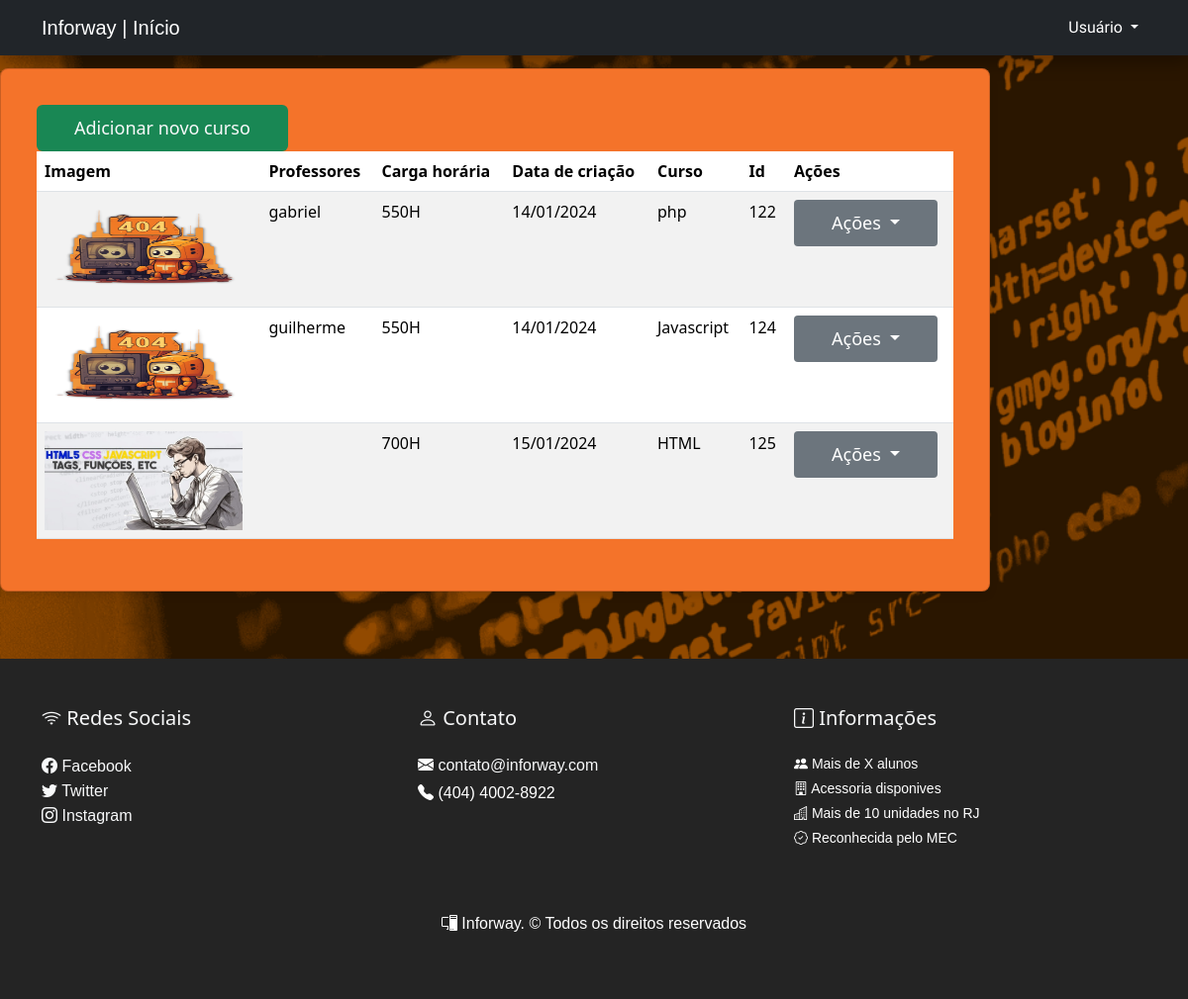
The app's page /admin/courses.php (signed in) with its own data.
### tables this page shows
CREATE TABLE `courses` (
  `course_id` int(11) NOT NULL,
  `name_course` varchar(255) NOT NULL,
  `time_course` varchar(255) NOT NULL,
  `created_course` timestamp NOT NULL DEFAULT current_timestamp(),
  `description` text NOT NULL,
  `image_course` varchar(255) NOT NULL,
  `price` varchar(255) NOT NULL
);

### admin/courses.php (the view, shortened to what this page needs)
<?php
include_once('../components/admin/header.php');
$connection = connectDatabase();
$courses = array();
$teachers = array();
if ($_SESSION['user_level'] == "admin") {
  $query_courses = "SELECT * FROM courses";
  $result_courses = mysqli_query($connection, $query_courses);
  if (mysqli_num_rows($result_courses) > 0) {
    $courses = mysqli_fetch_all($result_courses, MYSQLI_ASSOC);
    $query_teachers = "SELECT * FROM teachers";
    $result_teachers = mysqli_query($connection, $query_teachers);
    if (mysqli_num_rows($result_teachers) > 0) {
      $teachers = mysqli_fetch_all($result_teachers, MYSQLI_ASSOC);
    } else {
      header("Location: ../erro404.php");
    }
  }
}
$query_users = "SELECT * FROM users";
$result_users = mysqli_query($connection, $query_users);
if (mysqli_num_rows($result_users) > 0) {
  $users = mysqli_fetch_all($result_users, MYSQLI_ASSOC);
}
?>
<section class="col-md-9">
  <div class="card">
    <div class="card-body">
      <table class="table table-hover table-striped">
        <thead>
          <tr>
            <th>Imagem</th>
            <th>Professores</th>
            <th>Carga horária</th>
            <th>Data de criação</th>
            <th>Curso</th>
            <th>Id</th>
            <th>Ações</th>
          </tr>
        </thead>
        <tbody>
          <?php foreach ($courses as $course) : ?>
            <tr class="button-list" onclick="redirectPage('<?php echo $course['course_id']; ?>')">
              <td><img src="<?php echo "../" . $course['image_course']; ?>"  width="200" height="100" onerror="substituirImagem(this)"></td>
              <?php
              $teacherNames = array();
              foreach ($teachers as $teacher) {
                if ($course['course_id'] == $teacher['course_id']) {
                  foreach ($users as $user) {
                    if ($teacher['user_id'] == $user['user_id']) {
                      $teacherNames[] = $user['user_name'];
                    }
                  }
                }
              }
              ?>
              <td><?php echo implode(', ', $teacherNames); ?></td>
              <td><?php echo $course['time_course'] . "H" ?></td>
              <td><?php echo date('d/m/Y', strtotime($course['created_course'])); ?></td>
              <td><?php echo $course['name_course'] ?></td>
              <td><?php echo $course['course_id'] ?></td>
              <td>
  <div class="dropdown">
    <button class="btn btn-sm btn-secondary dropdown-toggle" type="button" data-bs-toggle="dropdown" aria-expanded="false" onclick="handleButtonClick(event)">
      Ações
    </button>
  </div>
</td>
            </tr>
          <?php endforeach; ?>
          <a href="../admin/create_course.php" class="btn btn-success my-2 my-sm-0 text-light">Adicionar novo curso</a>
        </tbody>
      </table>
    </div>
  </div>
</section>
<?php
include_once('../components/admin/footer.php');
?>

### components/admin/header.php (shortened to what this page needs)
<!DOCTYPE html>
<html lang="pt-BR">
<head>
  <link href="https://cdn.jsdelivr.net/npm/bootstrap@5.3.2/dist/css/bootstrap.min.css" rel="stylesheet">
  <link rel="stylesheet" href="https://cdn.jsdelivr.net/npm/bootstrap-icons@1.11.2/font/bootstrap-icons.min.css">
  <link rel="stylesheet" href="../src/inforway.css">
</head>
<nav class="navbar navbar-expand-lg navbar-dark bg-dark">
    <div class="container">
        <a class="navbar-brand" href="../index.php">
            Inforway | Início
        </a>
        <div class="collapse navbar-collapse" id="navbarNav">
            <ul class="navbar-nav ms-auto">
                <li class="nav-item dropdown">
                    <a class="nav-link dropdown-toggle" href="#" role="button" data-bs-toggle="dropdown" aria-expanded="false">
                        <i class="fas fa-user"></i> <?= $_SESSION['user_name'] ?? 'Usuário' ?>
                    </a>
                </li>
            </ul>
        </div>
    </div>
</nav>
<body>

### components/admin/footer.php (shortened to what this page needs)
<footer class="text-light py-5 mt-5 bg-custom">
    <div class="container">
        <div class="row">
            <div class="col-md-4">
                <h5 class="mb-4"><i class="bi bi-wifi"></i> Redes Sociais</h5>
                <ul class="list-unstyled">
                    <li><a href="#" class="text-light"> <i class="bi bi-facebook"></i> Facebook</a></li>
                    <li><a href="#" class="text-light"> <i class="bi bi-twitter"></i> Twitter</a></li>
                    <li><a href="#" class="text-light"> <i class="bi bi-instagram"></i> Instagram</a></li>
                </ul>
            </div>
            <div class="col-md-4">
                <h5 class="mb-4"><i class="bi bi-person"></i> Contato</h5>
                <p class="mb-1"><i class="bi bi-envelope-fill"></i> <a href="mailto:contato@inforway.com" class="text-light">contato@inforway.com</a></p>
                <p><i class="bi bi-telephone-fill"></i> (404) 4002-8922</p>
            </div>
            <div class="col-md-4">
                <h5 class="mb-4"><i class="bi bi-info-square"></i> Informações</h5>
                <p class="small mb-1"><i class="fas fa-users"></i><i class="bi bi-people-fill"></i> Mais de X alunos</p>
                <p class="small mb-1"><i class="fas fa-utensils"></i><i class="bi bi-building"></i> Acessoria disponives</p>
                <p class="small mb-1"><i class="far fa-bookmark"></i><i class="bi bi-buildings"></i> Mais de 10 unidades no RJ</p>
                <p class="small"><i class="far fa-bookmark"></i><i class="bi bi-patch-check"></i> Reconhecida pelo MEC</p>
            </div>
        </div>
<footer class="mt-5 mb-2">
    <div class="footer">
    <p class="text-center"><i class="bi bi-pc-display"></i>
        Inforway. © Todos os direitos reservados
    </p>
    </div>
</footer>
</body>
</html>

### src/inforway.css (style rules this page uses)
.navbar { box-shadow: 0 8px 16px rgba(0, 0, 0, 0.3); }
.collapse a { color: #fff; font-family: 'Staatliches', sans-serif; }
.bg-custom { background-color: rgb(36, 36, 36); }
.card { width: 1000px; background-color: #f4732a; box-shadow: 0 4px 8px rgba(0, 0, 0, 0.1); border-radius: 8px; padding: 20px; margin: auto; bottom: 20px; }
.footer { color: #fff; }
.btn { padding: 10px 38px; font-weight: 500; font-size: 18px; border: none; transition: 1s; color: #fff; cursor: pointer; }
.card-curs ul, li { color: #fff; }
.card-regi label, h2, p, a { color: #fff; font-family: 'Trebuchet MS', 'Lucida Sans Unicode', 'Lucida Grande', 'Lucida Sans', Arial, sans-serif; transition: 1s; text-decoration: none; }
.card-cursos ul, li { color: #fff; }
body { background-image: url('../src/img/background.png'); background-repeat: no-repeat; background-size: 200%; background-attachment: fixed; }
footer.bg-custom { background-color: rgb(36, 36, 36); }

### records on screen
courses: teacherNames "gabriel", time_course "550", created_course "14/01/2024", name_course "php", course_id "122"
courses: teacherNames "guilherme", time_course "550", created_course "14/01/2024", name_course "Javascript", course_id "124"
courses: image_course (picture), time_course "700", created_course "15/01/2024", name_course "HTML", course_id "125"

### other values on screen
$_SESSION['user_name'] "Usuário"
